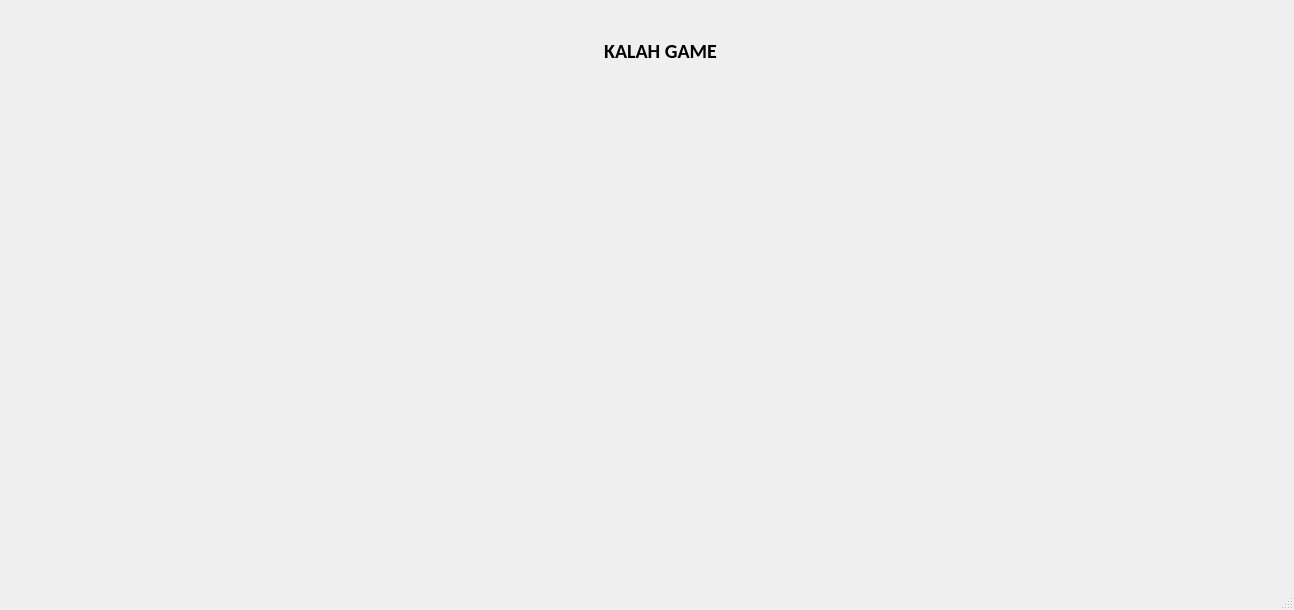
<?xml version="1.0" encoding="UTF-8"?>
<ui version="4.0">
 <class>MainWindow</class>
 <widget class="QMainWindow" name="MainWindow">
  <property name="geometry">
   <rect>
    <x>0</x>
    <y>0</y>
    <width>1294</width>
    <height>610</height>
   </rect>
  </property>
  <property name="windowTitle">
   <string>MainWindow</string>
  </property>
  <widget class="QWidget" name="centralwidget">
   <widget class="QLabel" name="label">
    <property name="geometry">
     <rect>
      <x>540</x>
      <y>30</y>
      <width>241</width>
      <height>41</height>
     </rect>
    </property>
    <property name="font">
     <font>
      <family>Calibri</family>
      <pointsize>15</pointsize>
      <weight>75</weight>
      <bold>true</bold>
     </font>
    </property>
    <property name="text">
     <string>KALAH GAME</string>
    </property>
    <property name="alignment">
     <set>Qt::AlignCenter</set>
    </property>
   </widget>
  </widget>
  <widget class="QMenuBar" name="menubar">
   <property name="geometry">
    <rect>
     <x>0</x>
     <y>0</y>
     <width>1294</width>
     <height>26</height>
    </rect>
   </property>
  </widget>
  <widget class="QStatusBar" name="statusbar"/>
 </widget>
 <resources/>
 <connections/>
</ui>
